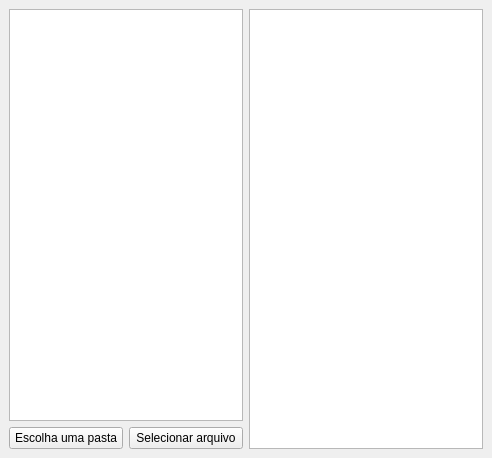
<?xml version="1.0" encoding="UTF-8"?>
<ui version="4.0">
 <class>MainWindow</class>
 <widget class="QMainWindow" name="MainWindow">
  <property name="geometry">
   <rect>
    <x>0</x>
    <y>0</y>
    <width>492</width>
    <height>458</height>
   </rect>
  </property>
  <property name="windowTitle">
   <string>MainWindow</string>
  </property>
  <widget class="QWidget" name="centralwidget">
   <layout class="QHBoxLayout" name="horizontalLayout">
    <item>
     <layout class="QVBoxLayout" name="verticalLayout">
      <property name="rightMargin">
       <number>0</number>
      </property>
      <item>
       <widget class="QListWidget" name="listWidget"/>
      </item>
      <item>
       <layout class="QHBoxLayout" name="horizontalLayout_2">
        <property name="topMargin">
         <number>0</number>
        </property>
        <item>
         <widget class="QPushButton" name="btnBrowse">
          <property name="text">
           <string>Escolha uma pasta</string>
          </property>
         </widget>
        </item>
        <item>
         <widget class="QPushButton" name="btnSelect">
          <property name="text">
           <string>Selecionar arquivo</string>
          </property>
         </widget>
        </item>
       </layout>
      </item>
     </layout>
    </item>
    <item>
     <widget class="QListWidget" name="listDicom"/>
    </item>
   </layout>
  </widget>
 </widget>
 <resources/>
 <connections/>
</ui>
